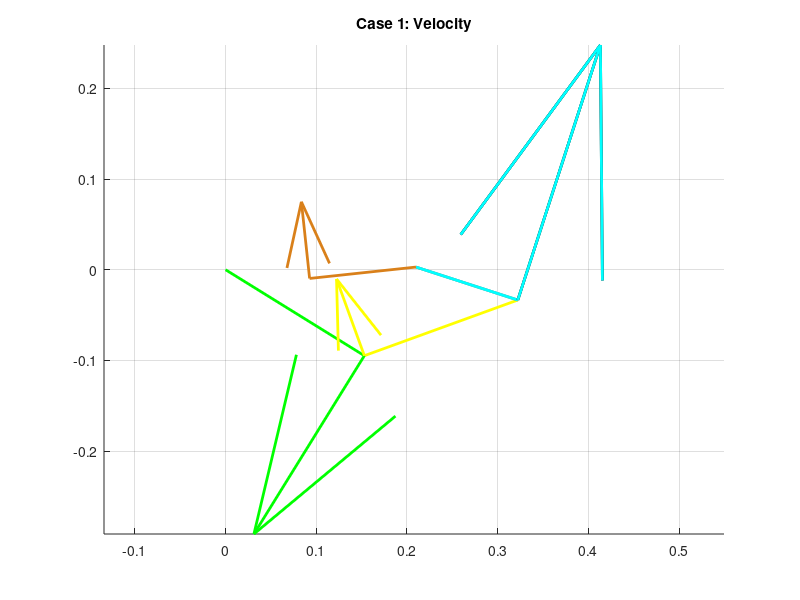
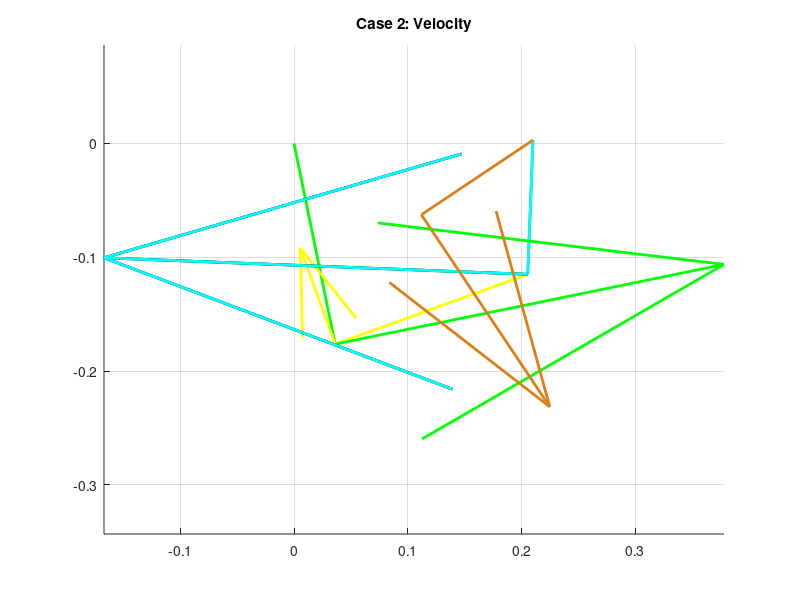

Write MATLAB code to recreate these figures, in order.
clear all
close all
clc

% ==========================================
% SECTION 1: PARAMETERS & POSITION ANALYSIS
% ==========================================
% --- Dimensions (Meters) ---
L1 = 0.210; % Ground
L2_Loop1 = 0.180; % Green
L3_Loop1 = 0.180; % Yellow
L4_Shared = 0.118; % Grey

L2_Loop2 = 0.118; % Cyan
L3_Loop2 = 0.210; % Red

L2_Loop3 = 0.118; % Cyan
L3_Loop3 = 0.210; % Blue
L4_Loop3 = 0.118; % Brown

d = L1;
offset_deg = 0.81;
offset = deg2rad(offset_deg);

q3d_global = 19.94; 
q3 = deg2rad(q3d_global) - offset;

% --- LOOP 1 POSITION ---
a = L2_Loop1; b = L3_Loop1; c = L4_Shared;
K1=d/b; K2=d/c; K3=(b^2-a^2+c^2+d^2)/(2*b*c); K4=d/a; K5=(c^2-d^2-b^2-a^2)/(2*b*a);
A=cos(q3)-K1-K2*cos(q3)+K3; B=-2*sin(q3); C=K1-(K2+1)*cos(q3)+K3;
D=cos(q3)-K1+K4*cos(q3)+K5; E=-2*sin(q3); F=K1+(K4-1)*cos(q3)+K5;

q4_L1_open = 2*atan((-B - sqrt(B^2 - 4*A*C))/(2*A));
q2_L1_open = 2*atan((-E - sqrt(E^2 - 4*D*F))/(2*D));
q4_L1_cross = 2*atan((-B + sqrt(B^2 - 4*A*C))/(2*A));
q2_L1_cross = 2*atan((-E + sqrt(E^2 - 4*D*F))/(2*D));

% --- LOOP 2 POSITION ---
a = L2_Loop2; b = L3_Loop2; c = L4_Shared;
K1_L2=d/c; K2_L2=d/a; K3_L2=(c^2-b^2+a^2+d^2)/(2*c*a); K4_L2=d/b; K5_L2=(a^2-d^2-c^2-b^2)/(2*c*b);

% Case 1 (Open)
q_in_1 = q4_L1_open; 
A2_1=cos(q_in_1)-K1_L2-K2_L2*cos(q_in_1)+K3_L2; B2_1=-2*sin(q_in_1); C2_1=K1_L2-(K2_L2+1)*cos(q_in_1)+K3_L2;
D2_1=cos(q_in_1)-K1_L2+K4_L2*cos(q_in_1)+K5_L2; E2_1=-2*sin(q_in_1); F2_1=K1_L2+(K4_L2-1)*cos(q_in_1)+K5_L2;
q2_Cy_1 = 2*atan((-B2_1 + sqrt(B2_1^2 - 4*A2_1*C2_1))/(2*A2_1)); 
q3_Rd_1 = 2*atan((-E2_1 + sqrt(E2_1^2 - 4*D2_1*F2_1))/(2*D2_1));

% Case 2 (Crossed)
q_in_2 = q4_L1_cross;
A2_2=cos(q_in_2)-K1_L2-K2_L2*cos(q_in_2)+K3_L2; B2_2=-2*sin(q_in_2); C2_2=K1_L2-(K2_L2+1)*cos(q_in_2)+K3_L2;
D2_2=cos(q_in_2)-K1_L2+K4_L2*cos(q_in_2)+K5_L2; E2_2=-2*sin(q_in_2); F2_2=K1_L2+(K4_L2-1)*cos(q_in_2)+K5_L2;
q2_Cy_2 = 2*atan((-B2_2 + sqrt(B2_2^2 - 4*A2_2*C2_2))/(2*A2_2)); 
q3_Rd_2 = 2*atan((-E2_2 + sqrt(E2_2^2 - 4*D2_2*F2_2))/(2*D2_2));

% --- LOOP 3 POSITION ---
a = L2_Loop3; b = L3_Loop3; c = L4_Loop3;
K1_L3=d/a; K2_L3=d/c; K3_L3=(a^2-b^2+c^2+d^2)/(2*a*c); K4_L3=d/b; K5_L3=(c^2-d^2-a^2-b^2)/(2*a*b);

% Case 1 (Open)
q_in_3_1 = q2_Cy_1 + pi;
A3_1=cos(q_in_3_1)-K1_L3-K2_L3*cos(q_in_3_1)+K3_L3; B3_1=-2*sin(q_in_3_1); C3_1=K1_L3-(K2_L3+1)*cos(q_in_3_1)+K3_L3;
D3_1=cos(q_in_3_1)-K1_L3+K4_L3*cos(q_in_3_1)+K5_L3; E3_1=-2*sin(q_in_3_1); F3_1=K1_L3+(K4_L3-1)*cos(q_in_3_1)+K5_L3;
q4_Br_1 = 2*atan((-B3_1 + sqrt(B3_1^2 - 4*A3_1*C3_1))/(2*A3_1));
q3_Bl_1 = 2*atan((-E3_1 + sqrt(E3_1^2 - 4*D3_1*F3_1))/(2*D3_1));

% Case 2 (Crossed)
q_in_3_2 = q2_Cy_2 + pi;
A3_2=cos(q_in_3_2)-K1_L3-K2_L3*cos(q_in_3_2)+K3_L3; B3_2=-2*sin(q_in_3_2); C3_2=K1_L3-(K2_L3+1)*cos(q_in_3_2)+K3_L3;
D3_2=cos(q_in_3_2)-K1_L3+K4_L3*cos(q_in_3_2)+K5_L3; E3_2=-2*sin(q_in_3_2); F3_2=K1_L3+(K4_L3-1)*cos(q_in_3_2)+K5_L3;
q4_Br_2 = 2*atan((-B3_2 + sqrt(B3_2^2 - 4*A3_2*C3_2))/(2*A3_2));
q3_Bl_2 = 2*atan((-E3_2 + sqrt(E3_2^2 - 4*D3_2*F3_2))/(2*D3_2));

% ==========================================
% SECTION 6: VELOCITY ANALYSIS (SCALARS)
% ==========================================
w_Yellow = 25; % rad/s (Input)

% --- Loop 1 Scalars ---
a=L2_Loop1; b=L3_Loop1; c=L4_Shared;
% Case 1
w_Grey_1 = (b * w_Yellow * sin(q3 - q2_L1_open)) / (c * sin(q4_L1_open - q2_L1_open));
w_Green_1 = (b * w_Yellow * sin(q4_L1_open - q3)) / (a * sin(q4_L1_open - q2_L1_open));
% Case 2
w_Grey_2 = (b * w_Yellow * sin(q3 - q2_L1_cross)) / (c * sin(q4_L1_cross - q2_L1_cross));
w_Green_2 = (b * w_Yellow * sin(q4_L1_cross - q3)) / (a * sin(q4_L1_cross - q2_L1_cross));

% --- Loop 2 Scalars ---
a=L2_Loop2; b=L3_Loop2; c=L4_Shared;
% Case 1
w_Cyan_1 = (c * w_Grey_1 * sin(q4_L1_open - q3_Rd_1)) / (a * sin(q2_Cy_1 - q3_Rd_1));
w_Red_1 = (c * w_Grey_1 * sin(q4_L1_open - q2_Cy_1)) / (b * sin(q3_Rd_1 - q2_Cy_1));
% Case 2
w_Cyan_2 = (c * w_Grey_2 * sin(q4_L1_cross - q3_Rd_2)) / (a * sin(q2_Cy_2 - q3_Rd_2));
w_Red_2 = (c * w_Grey_2 * sin(q4_L1_cross - q2_Cy_2)) / (b * sin(q3_Rd_2 - q2_Cy_2));

% --- Loop 3 Scalars ---
a=L2_Loop3; b=L3_Loop3; c=L4_Loop3;
% Case 1
w_Brown_1 = (a * w_Cyan_1 * sin(q_in_3_1 - q3_Bl_1)) / (c * sin(q4_Br_1 - q3_Bl_1));
w_Blue_1 = (a * w_Cyan_1 * sin(q4_Br_1 - q_in_3_1)) / (b * sin(q4_Br_1 - q3_Bl_1));
% Case 2
w_Brown_2 = (a * w_Cyan_2 * sin(q_in_3_2 - q3_Bl_2)) / (c * sin(q4_Br_2 - q3_Bl_2));
w_Blue_2 = (a * w_Cyan_2 * sin(q4_Br_2 - q_in_3_2)) / (b * sin(q4_Br_2 - q3_Bl_2));

% ==========================================
% SECTION 7: VELOCITY VECTORS & COMPONENTS
% ==========================================
RO4O2 = d*exp(j*offset); 
RO4O2x = real(RO4O2); RO4O2y = imag(RO4O2);

% --- Case 1 (Open) ---
% Position Origins
P_Green_1 = L2_Loop1 * exp(j*(q2_L1_open + offset));
P_Grey_1 = L4_Shared * exp(j*(q4_L1_open + offset));
P_Cyan_Down_1 = L2_Loop2 * exp(j*(q2_Cy_1 + offset));
P_Brown_1 = L4_Loop3 * exp(j*(q4_Br_1 + offset));

% Velocity Vectors (V = j*r*w*e^jtheta)
V_Green_1 = j * L2_Loop1 * w_Green_1 * exp(j*(q2_L1_open + offset));
V_Yellow_Rel_1 = j * L3_Loop1 * w_Yellow * exp(j*(q3 + offset));
V_Grey_1 = j * L4_Shared * w_Grey_1 * exp(j*(q4_L1_open + offset));
V_Cyan_Down_1 = j * L2_Loop2 * w_Cyan_1 * exp(j*(q2_Cy_1 + offset));
V_Brown_1 = j * L4_Loop3 * w_Brown_1 * exp(j*(q4_Br_1 + offset));

% Components (Real/Imag)
V_Green_1x = real(V_Green_1); V_Green_1y = imag(V_Green_1);
V_Yellow_1x = real(V_Yellow_Rel_1); V_Yellow_1y = imag(V_Yellow_Rel_1);
V_Grey_1x = real(V_Grey_1); V_Grey_1y = imag(V_Grey_1);
V_Cyan_1x = real(V_Cyan_Down_1); V_Cyan_1y = imag(V_Cyan_Down_1);
V_Brown_1x = real(V_Brown_1); V_Brown_1y = imag(V_Brown_1);

% --- Case 2 (Crossed) ---
% Position Origins
P_Green_2 = L2_Loop1 * exp(j*(q2_L1_cross + offset));
P_Grey_2 = L4_Shared * exp(j*(q4_L1_cross + offset));
P_Cyan_Down_2 = L2_Loop2 * exp(j*(q2_Cy_2 + offset));
P_Brown_2 = L4_Loop3 * exp(j*(q4_Br_2 + offset));

% Velocity Vectors
V_Green_2 = j * L2_Loop1 * w_Green_2 * exp(j*(q2_L1_cross + offset));
V_Yellow_Rel_2 = j * L3_Loop1 * w_Yellow * exp(j*(q3 + offset));
V_Grey_2 = j * L4_Shared * w_Grey_2 * exp(j*(q4_L1_cross + offset));
V_Cyan_Down_2 = j * L2_Loop2 * w_Cyan_2 * exp(j*(q2_Cy_2 + offset));
V_Brown_2 = j * L4_Loop3 * w_Brown_2 * exp(j*(q4_Br_2 + offset));

% Components
V_Green_2x = real(V_Green_2); V_Green_2y = imag(V_Green_2);
V_Yellow_2x = real(V_Yellow_Rel_2); V_Yellow_2y = imag(V_Yellow_Rel_2);
V_Grey_2x = real(V_Grey_2); V_Grey_2y = imag(V_Grey_2);
V_Cyan_2x = real(V_Cyan_Down_2); V_Cyan_2y = imag(V_Cyan_Down_2);
V_Brown_2x = real(V_Brown_2); V_Brown_2y = imag(V_Brown_2);

% ==========================================
% PLOTTING (With Scaling)
% ==========================================
Scale = 1/50;

% --- Figure 1: Case 1 ---
figure(1)
hold on;
% Mechanism
plot([0 real(P_Green_1)], [0 imag(P_Green_1)], 'g', 'LineWidth', 2);
plot([real(P_Green_1) real(P_Grey_1)+RO4O2x], [imag(P_Green_1) imag(P_Grey_1)+RO4O2y], 'y', 'LineWidth', 2);
plot([RO4O2x real(P_Grey_1)+RO4O2x], [RO4O2y imag(P_Grey_1)+RO4O2y], 'Color', [0.5 0.5 0.5], 'LineWidth', 2);
plot([RO4O2x real(P_Cyan_Down_1)+RO4O2x], [RO4O2y imag(P_Cyan_Down_1)+RO4O2y], 'c', 'LineWidth', 2);
plot([RO4O2x real(P_Brown_1)+RO4O2x], [RO4O2y imag(P_Brown_1)+RO4O2y], 'Color', [0.85 0.5 0.1], 'LineWidth', 2);

% Velocities (Using Components)
quiver(real(P_Green_1), imag(P_Green_1), V_Green_1x*Scale, V_Green_1y*Scale, 0, 'g', 'LineWidth', 2, 'MaxHeadSize', 0.5);
quiver(real(P_Green_1), imag(P_Green_1), V_Yellow_1x*Scale, V_Yellow_1y*Scale, 0, 'y', 'LineWidth', 2, 'MaxHeadSize', 0.5);
quiver(real(P_Grey_1)+RO4O2x, imag(P_Grey_1)+RO4O2y, V_Grey_1x*Scale, V_Grey_1y*Scale, 0, 'k', 'LineWidth', 2, 'MaxHeadSize', 0.5);
quiver(real(P_Cyan_Down_1)+RO4O2x, imag(P_Cyan_Down_1)+RO4O2y, V_Cyan_1x*Scale, V_Cyan_1y*Scale, 0, 'c', 'LineWidth', 2, 'MaxHeadSize', 0.5);
quiver(real(P_Brown_1)+RO4O2x, imag(P_Brown_1)+RO4O2y, V_Brown_1x*Scale, V_Brown_1y*Scale, 0, 'Color', [0.85 0.5 0.1], 'LineWidth', 2, 'MaxHeadSize', 0.5);
axis equal; grid on; title('Case 1: Velocity');

% --- Figure 2: Case 2 ---
figure(2)
hold on;
% Mechanism
plot([0 real(P_Green_2)], [0 imag(P_Green_2)], 'g', 'LineWidth', 2);
plot([real(P_Green_2) real(P_Grey_2)+RO4O2x], [imag(P_Green_2) imag(P_Grey_2)+RO4O2y], 'y', 'LineWidth', 2);
plot([RO4O2x real(P_Grey_2)+RO4O2x], [RO4O2y imag(P_Grey_2)+RO4O2y], 'Color', [0.5 0.5 0.5], 'LineWidth', 2);
plot([RO4O2x real(P_Cyan_Down_2)+RO4O2x], [RO4O2y imag(P_Cyan_Down_2)+RO4O2y], 'c', 'LineWidth', 2);
plot([RO4O2x real(P_Brown_2)+RO4O2x], [RO4O2y imag(P_Brown_2)+RO4O2y], 'Color', [0.85 0.5 0.1], 'LineWidth', 2);

% Velocities
quiver(real(P_Green_2), imag(P_Green_2), V_Green_2x*Scale, V_Green_2y*Scale, 0, 'g', 'LineWidth', 2, 'MaxHeadSize', 0.5);
quiver(real(P_Green_2), imag(P_Green_2), V_Yellow_2x*Scale, V_Yellow_2y*Scale, 0, 'y', 'LineWidth', 2, 'MaxHeadSize', 0.5);
quiver(real(P_Grey_2)+RO4O2x, imag(P_Grey_2)+RO4O2y, V_Grey_2x*Scale, V_Grey_2y*Scale, 0, 'k', 'LineWidth', 2, 'MaxHeadSize', 0.5);
quiver(real(P_Cyan_Down_2)+RO4O2x, imag(P_Cyan_Down_2)+RO4O2y, V_Cyan_2x*Scale, V_Cyan_2y*Scale, 0, 'c', 'LineWidth', 2, 'MaxHeadSize', 0.5);
quiver(real(P_Brown_2)+RO4O2x, imag(P_Brown_2)+RO4O2y, V_Brown_2x*Scale, V_Brown_2y*Scale, 0, 'Color', [0.85 0.5 0.1], 'LineWidth', 2, 'MaxHeadSize', 0.5);
axis equal; grid on; title('Case 2: Velocity');

% --- Display Results ---
disp('--- VELOCITY RESULTS (rad/s) ---');
disp('CASE 1 (OPEN):');
disp(['  w_Yellow (Input): ', num2str(w_Yellow)]);
disp(['  w_Green: ', num2str(w_Green_1)]);
disp(['  w_Grey:  ', num2str(w_Grey_1)]);
disp(['  w_Cyan:  ', num2str(w_Cyan_1)]);
disp(['  w_Red:   ', num2str(w_Red_1)]);
disp(['  w_Blue:  ', num2str(w_Blue_1)]);
disp(['  w_Brown: ', num2str(w_Brown_1)]);
